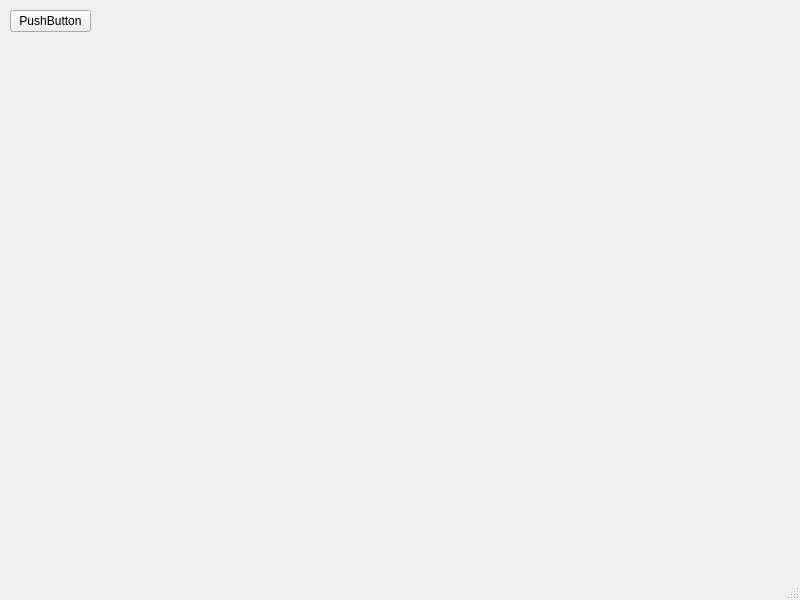
<?xml version="1.0" encoding="UTF-8"?>
<ui version="4.0">
 <class>MainWindow</class>
 <widget class="QMainWindow" name="MainWindow">
  <property name="geometry">
   <rect>
    <x>0</x>
    <y>0</y>
    <width>800</width>
    <height>600</height>
   </rect>
  </property>
  <property name="windowTitle">
   <string>MainWindow</string>
  </property>
  <widget class="QWidget" name="centralwidget">
   <widget class="QPushButton" name="pushButton">
    <property name="geometry">
     <rect>
      <x>10</x>
      <y>10</y>
      <width>81</width>
      <height>22</height>
     </rect>
    </property>
    <property name="text">
     <string>PushButton</string>
    </property>
   </widget>
  </widget>
  <widget class="QMenuBar" name="menubar">
   <property name="geometry">
    <rect>
     <x>0</x>
     <y>0</y>
     <width>800</width>
     <height>19</height>
    </rect>
   </property>
  </widget>
  <widget class="QStatusBar" name="statusbar"/>
 </widget>
 <resources/>
 <connections/>
</ui>
